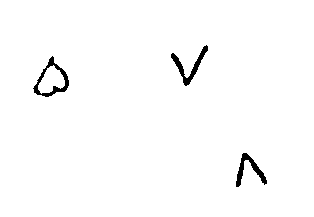
#> input picture images/output_adad.png, 314 x 217 px
$ python HW10.py
#> lines starting #> are read from the running program, lines starting #| are printed output that depends on the picture; after the words box and inside, x2 and y2 are one past the last pixel; in counts of white or black regions, pixels touching at a corner belong together
import matplotlib.pyplot as plt
import numpy as np
import cv2
def find_moments(contours,image):
    for c in contours:
        M = cv2.moments(c)
        cx = int(M['m10'] / M['m00'])
        cy = int(M['m01'] / M['m00'])
        cv2.circle(image, (cx, cy), 2, (255,0,0), -1)
def moment(contour):
    M = cv2.moments(contour)
    cx = int(M['m10'] / M['m00'])
    cy = int(M['m01'] / M['m00'])
    return (cx,cy)
def y_cord_contour(contours):
    """Returns the X cordinate for the contour centroid"""
    if cv2.contourArea(contours) > 10:
        M = cv2.moments(contours)
        return (int(M['m01']/M['m00']))
    else:
        pass
def x_cord_contour(contours):
    """Returns the X cordinate for the contour centroid"""
    if cv2.contourArea(contours) > 10:
        M = cv2.moments(contours)
        return (int(M['m10']/M['m00']))
    else:
        pass
image=cv2.imread("images/output_adad.png")
#> image is the input picture: shape (217, 314, 3); 98.5% white; 3 black regions, box (x1, y1, x2, y2) and area: (33, 56, 69, 97) 368, (171, 45, 208, 86) 345, (236, 153, 267, 187) 319
image_gray=cv2.cvtColor(image, cv2.COLOR_BGR2GRAY)
_, binary_image = cv2.threshold(image_gray,127,255,cv2.THRESH_BINARY_INV)
kernel = np.ones((10, 10), np.uint8)
image_closing=cv2.morphologyEx(binary_image,cv2.MORPH_CLOSE, kernel)
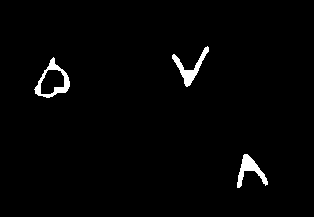
#> image_closing: shape (217, 314); 1.8% white; 3 white regions
contours, hierarchy = cv2.findContours(binary_image,
                                             cv2.RETR_EXTERNAL,
                                             cv2.CHAIN_APPROX_SIMPLE)
#> contours = 3 contours; box (x1, y1, x2, y2) and area: (33, 56, 69, 97) 790, (171, 45, 208, 86) 276, (236, 153, 267, 187) 254
find_moments(contours, image)
#> the loop in find_moments, `for c in contours:` made 3 passes
#> (cx, cy) on passes 1 to 3: (248, 169), (51, 80), (188, 65)
#> after the loop in find_moments, `for c in contours:`: image: shape (217, 314, 3); 0.06% of pixels changed, all inside (x1, y1, x2, y2) = (49, 63, 251, 172)
contours_down_to_up = sorted(contours, key = y_cord_contour, reverse = True)
#> in y_cord_contour, `M = cv2.moments(contours)`: M = moments, m00 254.5, centre m10/m00, m01/m00 = (249, 169.3)
#> contours_down_to_up has the same summary as contours
boundRect = cv2.boundingRect(contours_down_to_up[-1])
#> boundRect = (171, 45, 37, 41)
cv2.rectangle(image, (int(boundRect[0]), int(boundRect[1])), \
  (int(boundRect[0]+boundRect[2]), int(boundRect[1]+boundRect[3])), (0,255,255), 2)
contours_left_to_right = sorted(contours, key = x_cord_contour, reverse = False)
#> contours_left_to_right has the same summary as contours
boundRect = cv2.boundingRect(contours_left_to_right[-1])
#> boundRect = (236, 153, 31, 34)
cv2.rectangle(image, (int(boundRect[0]), int(boundRect[1])), \
  (int(boundRect[0]+boundRect[2]), int(boundRect[1]+boundRect[3])), (0,0,255), 2)
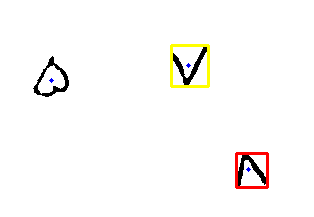
#> image: shape (217, 314, 3); mean B, G, R 248.2, 249.8, 251.2
plt.imshow(image)
